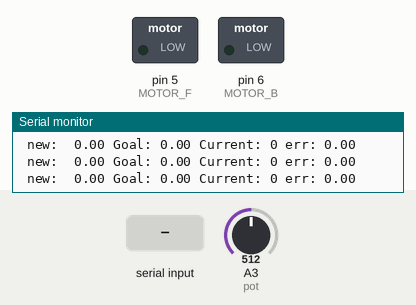
The sketch below on a simulated Arduino Uno, built with avr-gcc and run on an emulated ATmega328P. Shown: switched loads named in the sketch (green lamp = pin HIGH), the last lines printed to the serial monitor. The test bench sets the inputs (shaded band); at power-on: A3 (pot) = 512.

Above: at 1.2 s.
1.3 s: "90,45\n" received over Serial
At 2.1 s:
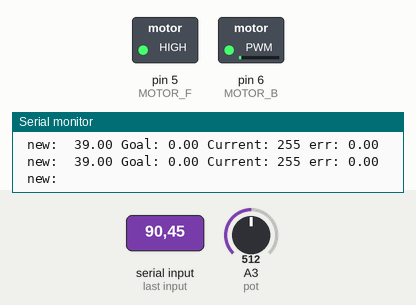
2.8 s: "30,150\n" received over Serial
At 3.2 s:
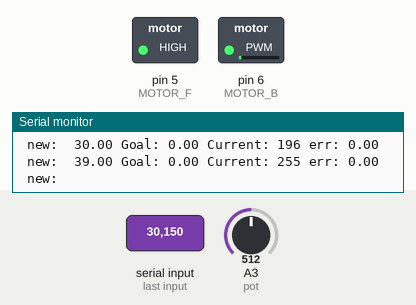
4.4 s: "5\n" received over Serial
At 4.8 s:
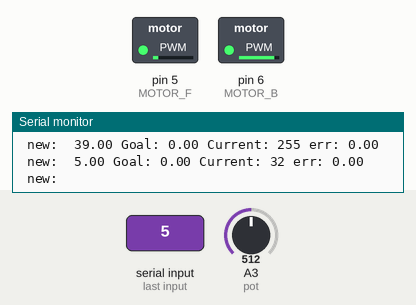
8.9 s: "90\n" received over Serial
At 9.7 s:
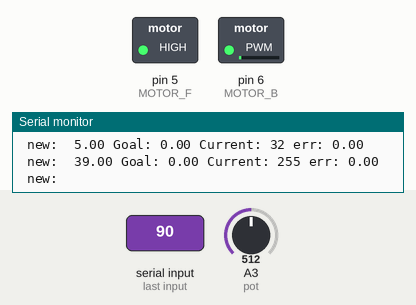
10.4 s: A3 (pot) set to 407
13.4 s: A3 (pot) set to 376
Timing chart, 0 to 15.9 s (numbered marks = the images above; inputs shaded):
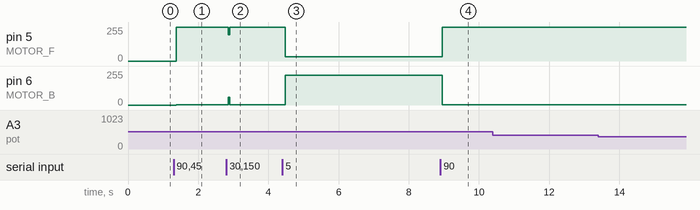

The sketch:

new_steering_code.ino
```cpp
int pot = A3; // Analog read

void setup() {
  // put your setup code here, to run once:
  Serial.begin(9600);
  #define MOTOR_F 5
  #define MOTOR_B 6

}

float angle_target = 0.0;
float angle_current = 0.0;
float error = 0;  //error is dynamic
float kp = 1;

int pwm = 0;
int correction = 0;
float angle_max = 39; // Maxium angle (you can't go any further)
float angle_input = 0.0;

void loop() {
  // put your main code here, to run repeatedly:
   if(Serial.available() > 0)
  {
    angle_input = Serial.parseFloat();
    if(angle_input != 0.0)
   {
     angle_target = constrain(angle_input, -angle_max, angle_max); // this allows to update the input using the serial mon.
   }
  }

   unsigned long currentTime = millis();
   unsigned long lastTime = 0;

  // Calculate RPM
  if (currentTime - lastTime >= 500) {
   int value = analogRead(pot);
   angle_current = map(value, 0, 1023, -angle_max, angle_max); // Map out the angle to (-39 and 39 degrees the max the pot will go)
   angle_current = round(angle_current * 10) / 10.0;

   int pwm_target = ((angle_target / angle_max) * 255); // feed the PID a value between 0-255, it converts the target velocity from m/s to target pwn val.
   int pwm_current = ((angle_current / angle_max) * 255); // PWM
   error = pwm_target - pwm_current;
   correction = (error * kp);
   pwm = pwm_current + correction;
   pwm = constrain(pwm, 0, 255);

   Serial.print(angle_target);
   Serial.print(" Goal: ");


   Serial.print(angle_current);
   Serial.print(" Current: ");

   Serial.print(correction);
   Serial.print(" err: ");

   Serial.println(angle_current);
   Serial.print(" new:  ");

    //pulseCount = 0; // Reset pulse count
    lastTime = currentTime; // Update time
    analogWrite(MOTOR_F, pwm);
    analogWrite(MOTOR_B, -pwm);
}

    //Serial.print(pwm);


   //  Serial.print(" ");

   // Serial.print(hold);

   // Serial.print(" ");

    //Serial.print(angle_target);
    //Serial.print("New_t ");

  }
```

Measured:
- after the input at 1.3 s, pin 5 (MOTOR_F): 0/255 → 255/255 after 0.07 s; pin 6 (MOTOR_B): 0/255 → 1/255 after 0.07 s
- after the input at 2.8 s, pin 5 (MOTOR_F): 255/255 → 196/255 after 0.06 s, → 255/255 0.05 s later; pin 6 (MOTOR_B): 1/255 → 60/255 after 0.06 s, → 1/255 0.05 s later
- after the input at 4.4 s, pin 5 (MOTOR_F): 255/255 → 32/255 after 0.08 s; pin 6 (MOTOR_B): 1/255 → 224/255 after 0.08 s
- after the input at 8.9 s, pin 5 (MOTOR_F): 32/255 → 255/255 after 0.06 s; pin 6 (MOTOR_B): 224/255 → 1/255 after 0.06 s
